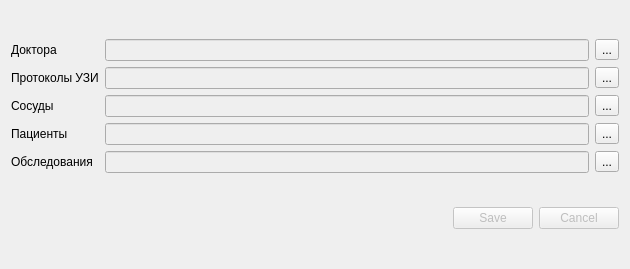
<?xml version="1.0" encoding="UTF-8"?>
<ui version="4.0">
 <class>Dialog</class>
 <widget class="QDialog" name="Dialog">
  <property name="geometry">
   <rect>
    <x>0</x>
    <y>0</y>
    <width>630</width>
    <height>269</height>
   </rect>
  </property>
  <property name="windowTitle">
   <string>Выбор папок для чтения и записи</string>
  </property>
  <layout class="QGridLayout" name="gridLayout_2">
   <item row="1" column="0">
    <widget class="QDialogButtonBox" name="buttonBox">
     <property name="enabled">
      <bool>false</bool>
     </property>
     <property name="orientation">
      <enum>Qt::Horizontal</enum>
     </property>
     <property name="standardButtons">
      <set>QDialogButtonBox::Cancel|QDialogButtonBox::Save</set>
     </property>
    </widget>
   </item>
   <item row="0" column="0">
    <layout class="QGridLayout" name="gridLayout">
     <item row="2" column="0">
      <widget class="QLabel" name="label_3">
       <property name="text">
        <string>Сосуды</string>
       </property>
      </widget>
     </item>
     <item row="0" column="1">
      <widget class="QLineEdit" name="lineEdit">
       <property name="enabled">
        <bool>false</bool>
       </property>
      </widget>
     </item>
     <item row="1" column="1">
      <widget class="QLineEdit" name="lineEdit_2">
       <property name="enabled">
        <bool>false</bool>
       </property>
      </widget>
     </item>
     <item row="0" column="0">
      <widget class="QLabel" name="label">
       <property name="text">
        <string>Доктора</string>
       </property>
      </widget>
     </item>
     <item row="3" column="0">
      <widget class="QLabel" name="label_4">
       <property name="text">
        <string>Пациенты</string>
       </property>
      </widget>
     </item>
     <item row="1" column="0">
      <widget class="QLabel" name="label_2">
       <property name="text">
        <string>Протоколы УЗИ</string>
       </property>
      </widget>
     </item>
     <item row="3" column="1">
      <widget class="QLineEdit" name="lineEdit_4">
       <property name="enabled">
        <bool>false</bool>
       </property>
      </widget>
     </item>
     <item row="2" column="1">
      <widget class="QLineEdit" name="lineEdit_3">
       <property name="enabled">
        <bool>false</bool>
       </property>
      </widget>
     </item>
     <item row="0" column="2">
      <widget class="QToolButton" name="toolButton">
       <property name="text">
        <string>...</string>
       </property>
      </widget>
     </item>
     <item row="1" column="2">
      <widget class="QToolButton" name="toolButton_2">
       <property name="text">
        <string>...</string>
       </property>
      </widget>
     </item>
     <item row="2" column="2">
      <widget class="QToolButton" name="toolButton_3">
       <property name="text">
        <string>...</string>
       </property>
      </widget>
     </item>
     <item row="3" column="2">
      <widget class="QToolButton" name="toolButton_4">
       <property name="text">
        <string>...</string>
       </property>
      </widget>
     </item>
     <item row="4" column="0">
      <widget class="QLabel" name="label_5">
       <property name="text">
        <string>Обследования</string>
       </property>
      </widget>
     </item>
     <item row="4" column="1">
      <widget class="QLineEdit" name="lineEdit_5">
       <property name="enabled">
        <bool>false</bool>
       </property>
      </widget>
     </item>
     <item row="4" column="2">
      <widget class="QToolButton" name="toolButton_5">
       <property name="text">
        <string>...</string>
       </property>
      </widget>
     </item>
    </layout>
   </item>
  </layout>
 </widget>
 <resources/>
 <connections>
  <connection>
   <sender>buttonBox</sender>
   <signal>accepted()</signal>
   <receiver>Dialog</receiver>
   <slot>accept()</slot>
   <hints>
    <hint type="sourcelabel">
     <x>248</x>
     <y>254</y>
    </hint>
    <hint type="destinationlabel">
     <x>157</x>
     <y>268</y>
    </hint>
   </hints>
  </connection>
  <connection>
   <sender>buttonBox</sender>
   <signal>rejected()</signal>
   <receiver>Dialog</receiver>
   <slot>reject()</slot>
   <hints>
    <hint type="sourcelabel">
     <x>315</x>
     <y>233</y>
    </hint>
    <hint type="destinationlabel">
     <x>286</x>
     <y>268</y>
    </hint>
   </hints>
  </connection>
 </connections>
</ui>
